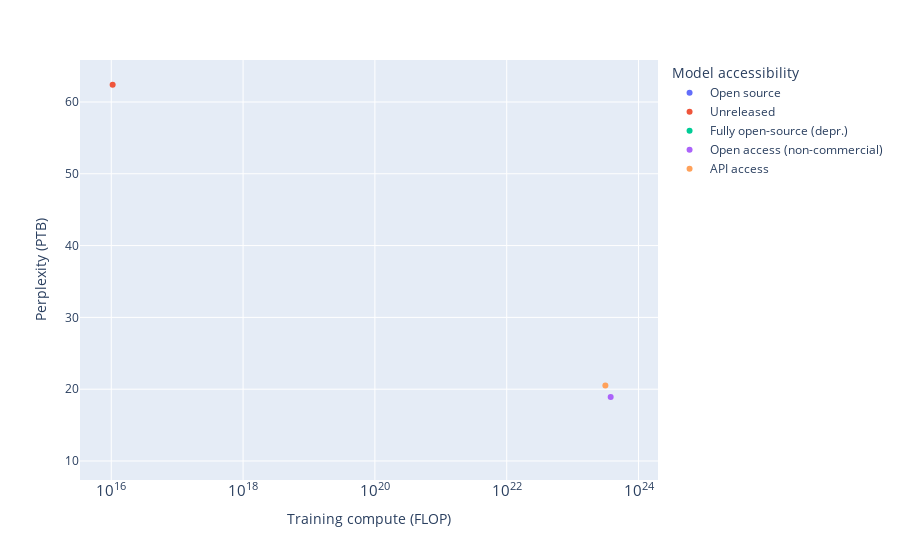

Notebook cell for this chart:
### Code cell
fig = px.scatter(
    filtered_benchmark_df,
    x='Training compute (FLOP)',
    y='Perplexity (PTB)',
    color='Model accessibility',
    # text=filtered_benchmark_df.index
)

# Log x-axis
fig.update_xaxes(type='log')

# Move text to top
fig.update_traces(textposition='middle left')

save_plot(fig, results_dir, 'PTB_vs_compute')

fig.show()

### Figure 1 — Plotly figure (JSON) as saved in the notebook; plotly's stock layout.template omitted (floating-point values rounded to 4 significant figures)
{"data": [{"hovertemplate": "Model accessibility=Open source<br>Training compute (FLOP)=%{x}<br>Perplexity (PTB)=%{y}<extra></extra>", "legendgroup": "Open source", "marker": {"color": "#636efa", "symbol": "circle"}, "mode": "markers", "name": "Open source", "orientation": "v", "showlegend": true, "textposition": "middle left", "type": "scatter", "x": [4.2e+22, 9.316e+22, 849000000000000000000, 7.9e+21, 2.16e+22, 1.5e+22], "xaxis": "x", "y": [null, null, null, null, null, null], "yaxis": "y"}, {"hovertemplate": "Model accessibility=Unreleased<br>Training compute (FLOP)=%{x}<br>Perplexity (PTB)=%{y}<extra></extra>", "legendgroup": "Unreleased", "marker": {"color": "#EF553B", "symbol": "circle"}, "mode": "markers", "name": "Unreleased", "orientation": "v", "showlegend": true, "textposition": "middle left", "type": "scatter", "x": [88400000000000000000, 11000000000000000000, 9.1e+21, 6.31e+23, null, 1.57e+22, 5.76e+23, 26500000000000000000, 10500000000000000, 109000000000000000], "xaxis": "x", "y": [null, null, null, null, null, null, null, null, 62.4, null], "yaxis": "y"}, {"hovertemplate": "Model accessibility=Fully open-source (depr.)<br>Training compute (FLOP)=%{x}<br>Perplexity (PTB)=%{y}<extra></extra>", "legendgroup": "Fully open-source (depr.)", "marker": {"color": "#00cc96", "symbol": "circle"}, "mode": "markers", "name": "Fully open-source (depr.)", "orientation": "v", "showlegend": true, "textposition": "middle left", "type": "scatter", "x": [null, null, null, null, null, null, 1.1e+23, null, null, null, null, null], "xaxis": "x", "y": [null, null, null, 12.02, null, null, null, null, null, null, 10.8, 16.5], "yaxis": "y"}, {"hovertemplate": "Model accessibility=Open access (non-commercial)<br>Training compute (FLOP)=%{x}<br>Perplexity (PTB)=%{y}<extra></extra>", "legendgroup": "Open access (non-commercial)", "marker": {"color": "#ab63fa", "symbol": "circle"}, "mode": "markers", "name": "Open access (non-commercial)", "orientation": "v", "showlegend": true, "textposition": "middle left", "type": "scatter", "x": [2.73e+23, 5.5e+23, 3.778e+23, 4.02e+22, 4.3e+23], "xaxis": "x", "y": [null, null, 18.9, null, null], "yaxis": "y"}, {"hovertemplate": "Model accessibility=API access<br>Training compute (FLOP)=%{x}<br>Perplexity (PTB)=%{y}<extra></extra>", "legendgroup": "API access", "marker": {"color": "#FFA15A", "symbol": "circle"}, "mode": "markers", "name": "API access", "orientation": "v", "showlegend": true, "textposition": "middle left", "type": "scatter", "x": [3.14e+23], "xaxis": "x", "y": [20.5], "yaxis": "y"}], "layout": {"legend": {"title": {"text": "Model accessibility"}, "tracegroupgap": 0}, "margin": {"t": 60}, "xaxis": {"anchor": "y", "domain": [0, 1], "title": {"text": "Training compute (FLOP)"}, "type": "log"}, "yaxis": {"anchor": "x", "domain": [0, 1], "title": {"text": "Perplexity (PTB)"}}}}
